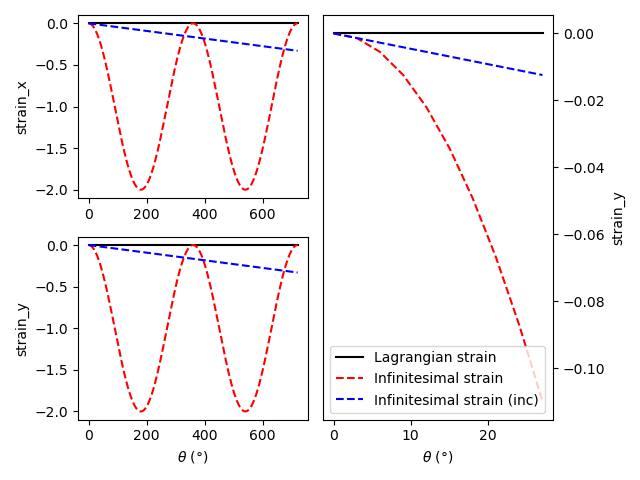

Here is the Python script that generated this plot:
# -*- coding: utf-8 -*-
"""
Created on Mon May 16 19:59:31 2022

@author: shipi
"""

import numpy as np
import pandas as pd
import matplotlib.pyplot as plt

# E_df = pd.DataFrame([columns=['xx', 'yy']])
# eps_df = pd.DataFrame([])
E_list, eps_list, eps_inc_list = [], [], []
theta0 = 0
for theta in np.linspace(0, 4*np.pi, 4*60, endpoint=True):  # Rotation
    theta_inc = theta - theta0
    Q = np.array([[np.cos(theta), np.sin(theta), 0],  # Rotation tensor
                  [-np.sin(theta), np.cos(theta), 0],
                  [0, 0, 1]])
    
    E = 1/2*([email redacted](3))  # Lagrangian strain
    eps = 1/2*(Q+Q.T-2*np.eye(3))  # Infinitesimal strain
    
    E_list.append([theta*180/np.pi, E[0, 0], E[1, 1]])
    eps_list.append([theta*180/np.pi, eps[0, 0], eps[1, 1]])
    
    Q_inc = np.array([[np.cos(theta_inc), np.sin(theta_inc), 0],  # Rotation tensor (inc)
                  [-np.sin(theta_inc), np.cos(theta_inc), 0],
                  [0, 0, 1]])
    eps_inc = 1/2*(Q_inc+Q_inc.T-2*np.eye(3))
    if eps_inc_list:
       eps_inc_list.append([theta*180/np.pi, eps_inc_list[-1][1]+eps_inc[0, 0], eps_inc_list[-1][2]+eps_inc[1, 1]])
    else:
       eps_inc_list.append([theta*180/np.pi, eps_inc[0, 0], eps_inc[1, 1]])
    
    theta0=theta
    
E_df = pd.DataFrame(E_list, columns=['theta', 'strain_x', 'strain_y'])
eps_df = pd.DataFrame(eps_list, columns=['theta', 'strain_x', 'strain_y'])
eps_inc_df = pd.DataFrame(eps_inc_list, columns=['theta', 'strain_x', 'strain_y'])

var = ['strain_x', 'strain_y']

# fig, axs = plt.subplots(nrows=2, ncols=1, sharex=True)
# for i, ax in enumerate(axs):
#     ax.plot(E_df['theta'], E_df[var[i]], 'k-', label='Lagrangian strain')
#     ax.plot(eps_df['theta'], eps_df[var[i]], 'r--', label='Infinitesimal strain')
#     ax.set_ylabel(var[i])

fig = plt.figure()

i=0  # plot strain x
ax11 = fig.add_subplot(221)
ax11.plot(E_df['theta'], E_df[var[i]], color='k', linestyle='-', label='Lagrangian strain')
ax11.plot(eps_df['theta'], eps_df[var[i]], color='r', linestyle='--', label='Infinitesimal strain')
ax11.plot(eps_inc_df['theta'], eps_inc_df[var[i]], color='blue', linestyle='--', label='Infinitesimal strain (inc)')
ax11.set_ylabel(var[i])

i=1  # plot strain y
ax21 = fig.add_subplot(223, sharex=ax11)
ax21.plot(E_df['theta'], E_df[var[i]], color='k', linestyle='-', label='Lagrangian strain')
ax21.plot(eps_df['theta'], eps_df[var[i]], color='r', linestyle='--', label='Infinitesimal strain')
ax21.plot(eps_inc_df['theta'], eps_inc_df[var[i]], color='blue', linestyle='--', label='Infinitesimal strain (inc)')
ax21.set_ylabel(var[i])
ax21.set_xlabel(r'$\theta$ ($\degree$)')

i=1  # plot small rotation range
ax12 = fig.add_subplot(122)
threshold = 30
E_df_small = E_df[E_df['theta']<=threshold]
eps_df_small = eps_df[eps_df['theta']<=threshold]
eps_inc_df_small = eps_inc_df[eps_inc_df['theta']<=threshold]
ax12.plot(E_df_small['theta'], E_df_small[var[i]], color='k', linestyle='-', label='Lagrangian strain')
ax12.plot(eps_df_small['theta'], eps_df_small[var[i]], color='r', linestyle='--', label='Infinitesimal strain')
ax12.plot(eps_inc_df_small['theta'], eps_inc_df_small[var[i]], color='blue', linestyle='--', label='Infinitesimal strain (inc)')
ax12.set_ylabel(var[i])
ax12.yaxis.tick_right()
ax12.yaxis.set_label_position("right")
ax12.set_xlabel(r'$\theta$ ($\degree$)')

ax12.legend()

fig.tight_layout()
fig.savefig('infinitesimal_strain_in_pure_rotation.png')